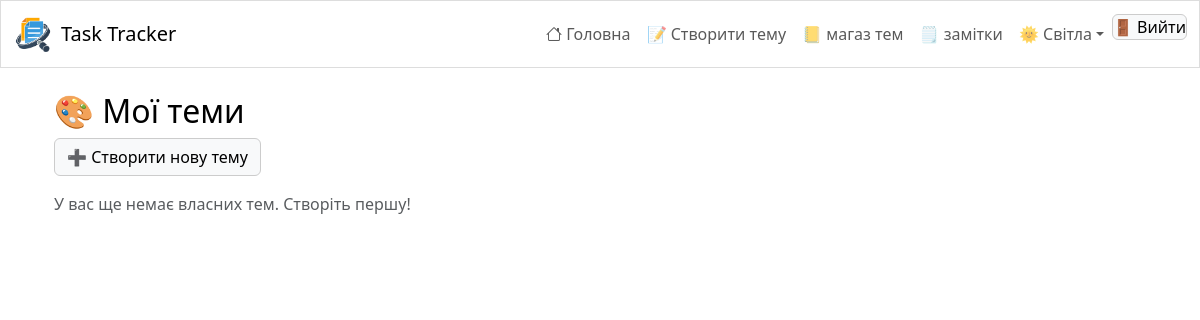
Page /themes/workshop/ (signed in) on the earlier database version.
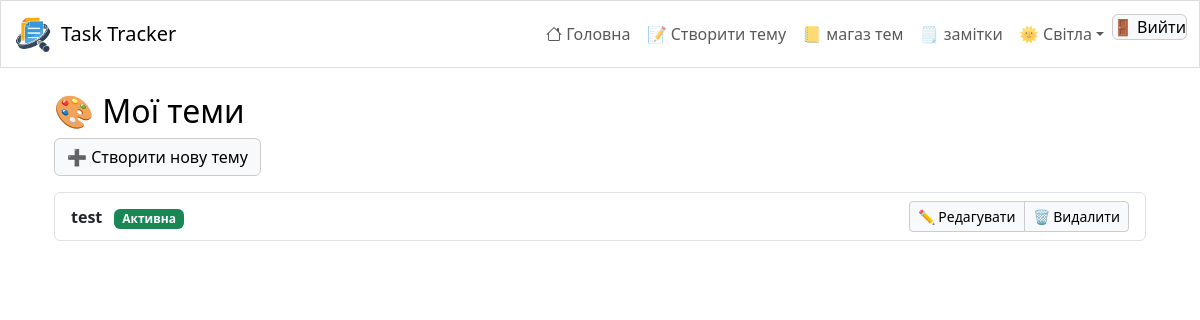
Same page on the later database version.
### tasks/models.py (models this page shows, shortened)
class Theme(models.Model):
    user = models.ForeignKey(User, on_delete=models.CASCADE, related_name="themes")
    name = models.CharField(max_length=100)
    background_color = models.CharField(max_length=7, default="#ffffff")
    text_color = models.CharField(max_length=7, default="#000000")
    custom_css = models.TextField(blank=True)
    background_image = models.ImageField(upload_to='themes/images/', blank=True, null=True)
    font_family = models.CharField(max_length=100, default="sans-serif")
    is_active = models.BooleanField(default=False)
    description = models.TextField(blank=True, null=True)
    workshop = models.TextField(blank=True, null=True)
    primary_color = models.CharField(max_length=7, default="#0000ff")
    secondary_color = models.CharField(max_length=7, default="#00ff00")

### tasks/views.py (the view)
# urls.py: path('themes/workshop/', ThemeWorkshopView.as_view(), name='workshop'),
class ThemeWorkshopView(LoginRequiredMixin, ListView):
    model = Theme
    template_name = 'themes/theme_list.html'
    context_object_name = 'themes'
    def get_queryset(self):
        return Theme.objects.filter(user=self.request.user)

### templates/tasks/theme_list.html (shortened to what this page needs)
{% extends "base.html" %}
{% block content %}
<div class="container mt-4">
    <h2>🎨 Мої теми</h2>
    <a href="{% url 'tasks:editor' %}" class="btn btn-primary mb-3">➕ Створити нову тему</a>
    {% if themes %}
        <ul class="list-group">
            {% for theme in themes %}
                <li class="list-group-item d-flex justify-content-between align-items-center">
                    <span>
                        <strong>{{ theme.name }}</strong>
                        {% if theme.is_active %}
                            <span class="badge bg-success ms-2">Активна</span>
                        {% endif %}
                    </span>
                    <div class="btn-group">
                        <a href="{% url 'tasks:theme-update' theme.id %}" class="btn btn-sm btn-warning">✏️ Редагувати</a>
                        <a href="{% url 'tasks:theme-delete' theme.id %}" class="btn btn-sm btn-danger">🗑 Видалити</a>
                    </div>
                </li>
            {% endfor %}
        </ul>
    {% else %}
        <p class="text-muted">У вас ще немає власних тем. Створіть першу!</p>
    {% endif %}
</div>
{% endblock %}

Differences in the rows shown:
now on this page (row edited): Theme: name "test", is_active "Активна"
Other differences:
text no longer shown: "У вас ще немає власних тем. Створіть першу!"
